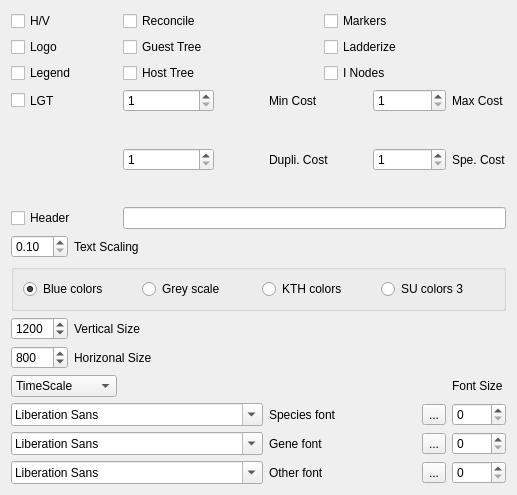
<?xml version="1.0" encoding="UTF-8"?>
<ui version="4.0">
 <class>Parameters</class>
 <widget class="QWidget" name="Parameters">
  <property name="windowModality">
   <enum>Qt::WindowModal</enum>
  </property>
  <property name="geometry">
   <rect>
    <x>0</x>
    <y>0</y>
    <width>517</width>
    <height>495</height>
   </rect>
  </property>
  <property name="windowTitle">
   <string>Parameters</string>
  </property>
  <layout class="QHBoxLayout" name="horizontalLayout">
   <item>
    <layout class="QGridLayout" name="gridLayout">
     <item row="0" column="0">
      <widget class="QCheckBox" name="checkBoxHV">
       <property name="sizePolicy">
        <sizepolicy hsizetype="Minimum" vsizetype="Preferred">
         <horstretch>0</horstretch>
         <verstretch>0</verstretch>
        </sizepolicy>
       </property>
       <property name="toolTip">
        <string extracomment="Swith Horizonal/Vertical orientation"/>
       </property>
       <property name="statusTip">
        <string extracomment="Swith Horizonal/Vertical orientation"/>
       </property>
       <property name="text">
        <string>H/V</string>
       </property>
      </widget>
     </item>
     <item row="0" column="2" colspan="4">
      <widget class="QCheckBox" name="checkBoxReconcile">
       <property name="sizePolicy">
        <sizepolicy hsizetype="Minimum" vsizetype="Preferred">
         <horstretch>0</horstretch>
         <verstretch>0</verstretch>
        </sizepolicy>
       </property>
       <property name="toolTip">
        <string extracomment="Reconcile trees, when gene tree is given as input"/>
       </property>
       <property name="statusTip">
        <string extracomment="Reconcile trees, when gene tree is given as input"/>
       </property>
       <property name="text">
        <string>Reconcile</string>
       </property>
      </widget>
     </item>
     <item row="0" column="6" colspan="3">
      <widget class="QCheckBox" name="checkBoxMarkers">
       <property name="sizePolicy">
        <sizepolicy hsizetype="Minimum" vsizetype="Preferred">
         <horstretch>0</horstretch>
         <verstretch>0</verstretch>
        </sizepolicy>
       </property>
       <property name="toolTip">
        <string extracomment="Activate markers"/>
       </property>
       <property name="statusTip">
        <string extracomment="Activate markers"/>
       </property>
       <property name="text">
        <string>Markers</string>
       </property>
      </widget>
     </item>
     <item row="1" column="0">
      <widget class="QCheckBox" name="checkBoxLogo">
       <property name="sizePolicy">
        <sizepolicy hsizetype="Minimum" vsizetype="Preferred">
         <horstretch>0</horstretch>
         <verstretch>0</verstretch>
        </sizepolicy>
       </property>
       <property name="toolTip">
        <string extracomment="Show PrimeTV logo"/>
       </property>
       <property name="statusTip">
        <string extracomment="Show PrimeTV logo"/>
       </property>
       <property name="text">
        <string>Logo</string>
       </property>
      </widget>
     </item>
     <item row="1" column="2" colspan="4">
      <widget class="QCheckBox" name="checkBoxGuest">
       <property name="sizePolicy">
        <sizepolicy hsizetype="Minimum" vsizetype="Preferred">
         <horstretch>0</horstretch>
         <verstretch>0</verstretch>
        </sizepolicy>
       </property>
       <property name="toolTip">
        <string extracomment="Whether to draw the guest tree or not"/>
       </property>
       <property name="statusTip">
        <string extracomment="Whether to draw the guest tree or not"/>
       </property>
       <property name="text">
        <string>Guest Tree</string>
       </property>
      </widget>
     </item>
     <item row="1" column="6" colspan="4">
      <widget class="QCheckBox" name="checkBoxLadderize">
       <property name="sizePolicy">
        <sizepolicy hsizetype="Minimum" vsizetype="Preferred">
         <horstretch>0</horstretch>
         <verstretch>0</verstretch>
        </sizepolicy>
       </property>
       <property name="toolTip">
        <string extracomment="Ladderize the tree right or left"/>
       </property>
       <property name="statusTip">
        <string extracomment="Ladderize the tree right or left"/>
       </property>
       <property name="text">
        <string>Ladderize</string>
       </property>
      </widget>
     </item>
     <item row="2" column="0" colspan="2">
      <widget class="QCheckBox" name="checkBoxLegend">
       <property name="sizePolicy">
        <sizepolicy hsizetype="Minimum" vsizetype="Preferred">
         <horstretch>0</horstretch>
         <verstretch>0</verstretch>
        </sizepolicy>
       </property>
       <property name="text">
        <string>Legend</string>
       </property>
      </widget>
     </item>
     <item row="2" column="2" colspan="4">
      <widget class="QCheckBox" name="checkBoxHost">
       <property name="sizePolicy">
        <sizepolicy hsizetype="Minimum" vsizetype="Preferred">
         <horstretch>0</horstretch>
         <verstretch>0</verstretch>
        </sizepolicy>
       </property>
       <property name="text">
        <string>Host Tree</string>
       </property>
      </widget>
     </item>
     <item row="2" column="6" colspan="3">
      <widget class="QCheckBox" name="checkBoxINodes">
       <property name="sizePolicy">
        <sizepolicy hsizetype="Minimum" vsizetype="Preferred">
         <horstretch>0</horstretch>
         <verstretch>0</verstretch>
        </sizepolicy>
       </property>
       <property name="text">
        <string>I Nodes</string>
       </property>
      </widget>
     </item>
     <item row="3" column="0">
      <widget class="QCheckBox" name="checkBoxLGT">
       <property name="sizePolicy">
        <sizepolicy hsizetype="Minimum" vsizetype="Preferred">
         <horstretch>0</horstretch>
         <verstretch>0</verstretch>
        </sizepolicy>
       </property>
       <property name="toolTip">
        <string extracomment="Include Horizonal transfer"/>
       </property>
       <property name="statusTip">
        <string extracomment="Include Horizonal transfer"/>
       </property>
       <property name="text">
        <string>LGT</string>
       </property>
      </widget>
     </item>
     <item row="3" column="2" colspan="2">
      <widget class="QSpinBox" name="spinBoxMinCost">
       <property name="enabled">
        <bool>true</bool>
       </property>
       <property name="sizePolicy">
        <sizepolicy hsizetype="Minimum" vsizetype="Preferred">
         <horstretch>0</horstretch>
         <verstretch>0</verstretch>
        </sizepolicy>
       </property>
       <property name="toolTip">
        <string extracomment="Minimum cost of Scenarios allowed"/>
       </property>
       <property name="statusTip">
        <string extracomment="Minimum cost of Scenarios allowed"/>
       </property>
       <property name="minimum">
        <number>1</number>
       </property>
       <property name="maximum">
        <number>20</number>
       </property>
      </widget>
     </item>
     <item row="3" column="5">
      <widget class="QLabel" name="label_8">
       <property name="text">
        <string>Min Cost</string>
       </property>
      </widget>
     </item>
     <item row="3" column="7" colspan="2">
      <widget class="QSpinBox" name="spinBoxMaxCost">
       <property name="enabled">
        <bool>true</bool>
       </property>
       <property name="sizePolicy">
        <sizepolicy hsizetype="Minimum" vsizetype="Preferred">
         <horstretch>0</horstretch>
         <verstretch>0</verstretch>
        </sizepolicy>
       </property>
       <property name="toolTip">
        <string extracomment="Maximum cost of Scenarios allowed"/>
       </property>
       <property name="statusTip">
        <string extracomment="Maximum cost of Scenarios allowed"/>
       </property>
       <property name="minimum">
        <number>1</number>
       </property>
       <property name="maximum">
        <number>20</number>
       </property>
      </widget>
     </item>
     <item row="3" column="9">
      <widget class="QLabel" name="label_9">
       <property name="text">
        <string>Max Cost</string>
       </property>
      </widget>
     </item>
     <item row="4" column="0">
      <spacer name="verticalSpacer">
       <property name="orientation">
        <enum>Qt::Vertical</enum>
       </property>
       <property name="sizeHint" stdset="0">
        <size>
         <width>20</width>
         <height>28</height>
        </size>
       </property>
      </spacer>
     </item>
     <item row="4" column="2" colspan="2">
      <widget class="QSpinBox" name="spinBoxDupliCost">
       <property name="enabled">
        <bool>true</bool>
       </property>
       <property name="toolTip">
        <string extracomment="Cost of a duplication event"/>
       </property>
       <property name="statusTip">
        <string extracomment="Cost of a duplication event"/>
       </property>
       <property name="minimum">
        <number>1</number>
       </property>
       <property name="maximum">
        <number>10</number>
       </property>
      </widget>
     </item>
     <item row="4" column="5" colspan="2">
      <widget class="QLabel" name="label_10">
       <property name="text">
        <string>Dupli. Cost</string>
       </property>
      </widget>
     </item>
     <item row="4" column="7" colspan="2">
      <widget class="QSpinBox" name="spinBoxSpeCost">
       <property name="enabled">
        <bool>true</bool>
       </property>
       <property name="toolTip">
        <string extracomment="Cost of a speciation event"/>
       </property>
       <property name="statusTip">
        <string extracomment="Cost of a speciation event"/>
       </property>
       <property name="minimum">
        <number>1</number>
       </property>
       <property name="maximum">
        <number>10</number>
       </property>
      </widget>
     </item>
     <item row="4" column="9">
      <widget class="QLabel" name="label_11">
       <property name="text">
        <string>Spe. Cost</string>
       </property>
      </widget>
     </item>
     <item row="5" column="0" colspan="2">
      <widget class="QCheckBox" name="checkBoxHeader">
       <property name="sizePolicy">
        <sizepolicy hsizetype="Minimum" vsizetype="Preferred">
         <horstretch>0</horstretch>
         <verstretch>0</verstretch>
        </sizepolicy>
       </property>
       <property name="toolTip">
        <string extracomment="Show this text on the top of  the picture"/>
       </property>
       <property name="statusTip">
        <string extracomment="Show this text on the top of  the picture"/>
       </property>
       <property name="text">
        <string>Header</string>
       </property>
      </widget>
     </item>
     <item row="5" column="2" colspan="8">
      <widget class="QLineEdit" name="lineEditHeaderText">
       <property name="enabled">
        <bool>true</bool>
       </property>
       <property name="sizePolicy">
        <sizepolicy hsizetype="Expanding" vsizetype="Preferred">
         <horstretch>0</horstretch>
         <verstretch>0</verstretch>
        </sizepolicy>
       </property>
      </widget>
     </item>
     <item row="6" column="0">
      <widget class="QDoubleSpinBox" name="doubleSpinBoxTextScale">
       <property name="sizePolicy">
        <sizepolicy hsizetype="Minimum" vsizetype="Preferred">
         <horstretch>0</horstretch>
         <verstretch>0</verstretch>
        </sizepolicy>
       </property>
       <property name="toolTip">
        <string extracomment="Size of text scalation"/>
       </property>
       <property name="statusTip">
        <string extracomment="Size of text scalation"/>
       </property>
       <property name="minimum">
        <double>0.100000000000000</double>
       </property>
       <property name="maximum">
        <double>10.000000000000000</double>
       </property>
       <property name="singleStep">
        <double>0.200000000000000</double>
       </property>
      </widget>
     </item>
     <item row="6" column="1" colspan="2">
      <widget class="QLabel" name="label_2">
       <property name="text">
        <string>Text Scaling</string>
       </property>
      </widget>
     </item>
     <item row="6" column="3" colspan="7">
      <spacer name="horizontalSpacer">
       <property name="orientation">
        <enum>Qt::Horizontal</enum>
       </property>
       <property name="sizeHint" stdset="0">
        <size>
         <width>238</width>
         <height>20</height>
        </size>
       </property>
      </spacer>
     </item>
     <item row="7" column="0" colspan="10">
      <widget class="QGroupBox" name="groupBox">
       <property name="title">
        <string/>
       </property>
       <layout class="QHBoxLayout" name="horizontalLayout_2">
        <item>
         <widget class="QRadioButton" name="radioButtonColor1">
          <property name="text">
           <string>Blue colors</string>
          </property>
          <property name="checked">
           <bool>true</bool>
          </property>
         </widget>
        </item>
        <item>
         <widget class="QRadioButton" name="radioButtonColor4">
          <property name="text">
           <string>Grey scale</string>
          </property>
         </widget>
        </item>
        <item>
         <widget class="QRadioButton" name="radioButtonColor2">
          <property name="text">
           <string>KTH colors</string>
          </property>
         </widget>
        </item>
        <item>
         <widget class="QRadioButton" name="radioButtonColor3">
          <property name="text">
           <string>SU colors 3</string>
          </property>
         </widget>
        </item>
       </layout>
      </widget>
     </item>
     <item row="8" column="0">
      <widget class="QSpinBox" name="spinBoxVerticalSize">
       <property name="sizePolicy">
        <sizepolicy hsizetype="Minimum" vsizetype="Preferred">
         <horstretch>0</horstretch>
         <verstretch>0</verstretch>
        </sizepolicy>
       </property>
       <property name="minimum">
        <number>400</number>
       </property>
       <property name="maximum">
        <number>2200</number>
       </property>
       <property name="singleStep">
        <number>10</number>
       </property>
       <property name="value">
        <number>1200</number>
       </property>
      </widget>
     </item>
     <item row="8" column="1" colspan="2">
      <widget class="QLabel" name="label_3">
       <property name="text">
        <string>Vertical Size</string>
       </property>
      </widget>
     </item>
     <item row="8" column="3" colspan="7">
      <spacer name="horizontalSpacer_4">
       <property name="orientation">
        <enum>Qt::Horizontal</enum>
       </property>
       <property name="sizeHint" stdset="0">
        <size>
         <width>238</width>
         <height>20</height>
        </size>
       </property>
      </spacer>
     </item>
     <item row="9" column="0">
      <widget class="QSpinBox" name="spinBoxHorizontalSize">
       <property name="sizePolicy">
        <sizepolicy hsizetype="Minimum" vsizetype="Preferred">
         <horstretch>0</horstretch>
         <verstretch>0</verstretch>
        </sizepolicy>
       </property>
       <property name="minimum">
        <number>400</number>
       </property>
       <property name="maximum">
        <number>2200</number>
       </property>
       <property name="singleStep">
        <number>10</number>
       </property>
       <property name="value">
        <number>800</number>
       </property>
      </widget>
     </item>
     <item row="9" column="1" colspan="3">
      <widget class="QLabel" name="label_4">
       <property name="text">
        <string>Horizonal Size</string>
       </property>
      </widget>
     </item>
     <item row="9" column="4" colspan="6">
      <spacer name="horizontalSpacer_5">
       <property name="orientation">
        <enum>Qt::Horizontal</enum>
       </property>
       <property name="sizeHint" stdset="0">
        <size>
         <width>228</width>
         <height>20</height>
        </size>
       </property>
      </spacer>
     </item>
     <item row="10" column="0" colspan="2">
      <widget class="QComboBox" name="comboBoxTime">
       <property name="sizePolicy">
        <sizepolicy hsizetype="Preferred" vsizetype="Preferred">
         <horstretch>0</horstretch>
         <verstretch>0</verstretch>
        </sizepolicy>
       </property>
       <item>
        <property name="text">
         <string>TimeScale</string>
        </property>
       </item>
       <item>
        <property name="text">
         <string>NoTimeScale</string>
        </property>
       </item>
       <item>
        <property name="text">
         <string>EdgesByTime</string>
        </property>
       </item>
      </widget>
     </item>
     <item row="10" column="2" colspan="7">
      <spacer name="horizontalSpacer_6">
       <property name="orientation">
        <enum>Qt::Horizontal</enum>
       </property>
       <property name="sizeHint" stdset="0">
        <size>
         <width>188</width>
         <height>20</height>
        </size>
       </property>
      </spacer>
     </item>
     <item row="10" column="9">
      <widget class="QLabel" name="label_13">
       <property name="text">
        <string>Font Size</string>
       </property>
      </widget>
     </item>
     <item row="11" column="0" colspan="5">
      <widget class="QFontComboBox" name="fontComboBoxSpecies">
       <property name="sizePolicy">
        <sizepolicy hsizetype="Preferred" vsizetype="Preferred">
         <horstretch>0</horstretch>
         <verstretch>0</verstretch>
        </sizepolicy>
       </property>
       <property name="fontFilters">
        <set>QFontComboBox::ScalableFonts</set>
       </property>
      </widget>
     </item>
     <item row="11" column="5" colspan="3">
      <widget class="QLabel" name="label_5">
       <property name="text">
        <string>Species font</string>
       </property>
      </widget>
     </item>
     <item row="11" column="8">
      <widget class="QToolButton" name="speciesColor">
       <property name="text">
        <string>...</string>
       </property>
       <property name="icon">
        <iconset>
         <activeoff>:/images/select-by-color-icon.png</activeoff>
        </iconset>
       </property>
      </widget>
     </item>
     <item row="11" column="9">
      <widget class="QSpinBox" name="spinBoxSpeciesFontSize">
       <property name="sizePolicy">
        <sizepolicy hsizetype="Minimum" vsizetype="Preferred">
         <horstretch>0</horstretch>
         <verstretch>0</verstretch>
        </sizepolicy>
       </property>
      </widget>
     </item>
     <item row="12" column="0" colspan="5">
      <widget class="QFontComboBox" name="fontComboBoxGene">
       <property name="sizePolicy">
        <sizepolicy hsizetype="Preferred" vsizetype="Preferred">
         <horstretch>0</horstretch>
         <verstretch>0</verstretch>
        </sizepolicy>
       </property>
       <property name="fontFilters">
        <set>QFontComboBox::ScalableFonts</set>
       </property>
      </widget>
     </item>
     <item row="12" column="5" colspan="2">
      <widget class="QLabel" name="label_6">
       <property name="text">
        <string>Gene font</string>
       </property>
      </widget>
     </item>
     <item row="12" column="8">
      <widget class="QToolButton" name="geneColor">
       <property name="text">
        <string>...</string>
       </property>
       <property name="icon">
        <iconset>
         <activeoff>:/images/select-by-color-icon.png</activeoff>
        </iconset>
       </property>
      </widget>
     </item>
     <item row="12" column="9">
      <widget class="QSpinBox" name="spinBoxGeneFontSize">
       <property name="sizePolicy">
        <sizepolicy hsizetype="Minimum" vsizetype="Preferred">
         <horstretch>0</horstretch>
         <verstretch>0</verstretch>
        </sizepolicy>
       </property>
      </widget>
     </item>
     <item row="13" column="0" colspan="5">
      <widget class="QFontComboBox" name="fontComboBoxAll">
       <property name="sizePolicy">
        <sizepolicy hsizetype="Preferred" vsizetype="Preferred">
         <horstretch>0</horstretch>
         <verstretch>0</verstretch>
        </sizepolicy>
       </property>
       <property name="fontFilters">
        <set>QFontComboBox::ScalableFonts</set>
       </property>
      </widget>
     </item>
     <item row="13" column="5" colspan="2">
      <widget class="QLabel" name="label_12">
       <property name="text">
        <string>Other font</string>
       </property>
      </widget>
     </item>
     <item row="13" column="8">
      <widget class="QToolButton" name="allColor">
       <property name="text">
        <string>...</string>
       </property>
       <property name="icon">
        <iconset>
         <activeoff>:/images/select-by-color-icon.png</activeoff>
        </iconset>
       </property>
      </widget>
     </item>
     <item row="13" column="9">
      <widget class="QSpinBox" name="spinBoxAllFontSize">
       <property name="sizePolicy">
        <sizepolicy hsizetype="Minimum" vsizetype="Preferred">
         <horstretch>0</horstretch>
         <verstretch>0</verstretch>
        </sizepolicy>
       </property>
      </widget>
     </item>
    </layout>
   </item>
  </layout>
 </widget>
 <resources>
  <include location="application.qrc"/>
 </resources>
 <connections>
  <connection>
   <sender>checkBoxHV</sender>
   <signal>stateChanged(int)</signal>
   <receiver>Parameters</receiver>
   <slot>update()</slot>
   <hints>
    <hint type="sourcelabel">
     <x>46</x>
     <y>20</y>
    </hint>
    <hint type="destinationlabel">
     <x>206</x>
     <y>249</y>
    </hint>
   </hints>
  </connection>
  <connection>
   <sender>checkBoxGuest</sender>
   <signal>stateChanged(int)</signal>
   <receiver>Parameters</receiver>
   <slot>update()</slot>
   <hints>
    <hint type="sourcelabel">
     <x>179</x>
     <y>48</y>
    </hint>
    <hint type="destinationlabel">
     <x>206</x>
     <y>249</y>
    </hint>
   </hints>
  </connection>
  <connection>
   <sender>checkBoxHeader</sender>
   <signal>stateChanged(int)</signal>
   <receiver>Parameters</receiver>
   <slot>update()</slot>
   <hints>
    <hint type="sourcelabel">
     <x>57</x>
     <y>172</y>
    </hint>
    <hint type="destinationlabel">
     <x>206</x>
     <y>249</y>
    </hint>
   </hints>
  </connection>
  <connection>
   <sender>checkBoxHost</sender>
   <signal>stateChanged(int)</signal>
   <receiver>Parameters</receiver>
   <slot>update()</slot>
   <hints>
    <hint type="sourcelabel">
     <x>176</x>
     <y>76</y>
    </hint>
    <hint type="destinationlabel">
     <x>206</x>
     <y>249</y>
    </hint>
   </hints>
  </connection>
  <connection>
   <sender>checkBoxINodes</sender>
   <signal>stateChanged(int)</signal>
   <receiver>Parameters</receiver>
   <slot>update()</slot>
   <hints>
    <hint type="sourcelabel">
     <x>319</x>
     <y>76</y>
    </hint>
    <hint type="destinationlabel">
     <x>206</x>
     <y>249</y>
    </hint>
   </hints>
  </connection>
  <connection>
   <sender>checkBoxLadderize</sender>
   <signal>stateChanged(int)</signal>
   <receiver>Parameters</receiver>
   <slot>update()</slot>
   <hints>
    <hint type="sourcelabel">
     <x>327</x>
     <y>48</y>
    </hint>
    <hint type="destinationlabel">
     <x>206</x>
     <y>249</y>
    </hint>
   </hints>
  </connection>
  <connection>
   <sender>checkBoxLegend</sender>
   <signal>stateChanged(int)</signal>
   <receiver>Parameters</receiver>
   <slot>update()</slot>
   <hints>
    <hint type="sourcelabel">
     <x>57</x>
     <y>76</y>
    </hint>
    <hint type="destinationlabel">
     <x>206</x>
     <y>249</y>
    </hint>
   </hints>
  </connection>
  <connection>
   <sender>checkBoxLogo</sender>
   <signal>stateChanged(int)</signal>
   <receiver>Parameters</receiver>
   <slot>update()</slot>
   <hints>
    <hint type="sourcelabel">
     <x>49</x>
     <y>48</y>
    </hint>
    <hint type="destinationlabel">
     <x>206</x>
     <y>249</y>
    </hint>
   </hints>
  </connection>
  <connection>
   <sender>checkBoxMarkers</sender>
   <signal>stateChanged(int)</signal>
   <receiver>Parameters</receiver>
   <slot>update()</slot>
   <hints>
    <hint type="sourcelabel">
     <x>321</x>
     <y>20</y>
    </hint>
    <hint type="destinationlabel">
     <x>206</x>
     <y>249</y>
    </hint>
   </hints>
  </connection>
  <connection>
   <sender>comboBoxTime</sender>
   <signal>currentIndexChanged(int)</signal>
   <receiver>Parameters</receiver>
   <slot>update()</slot>
   <hints>
    <hint type="sourcelabel">
     <x>81</x>
     <y>411</y>
    </hint>
    <hint type="destinationlabel">
     <x>206</x>
     <y>249</y>
    </hint>
   </hints>
  </connection>
  <connection>
   <sender>doubleSpinBoxTextScale</sender>
   <signal>valueChanged(double)</signal>
   <receiver>Parameters</receiver>
   <slot>update()</slot>
   <hints>
    <hint type="sourcelabel">
     <x>49</x>
     <y>206</y>
    </hint>
    <hint type="destinationlabel">
     <x>206</x>
     <y>249</y>
    </hint>
   </hints>
  </connection>
  <connection>
   <sender>fontComboBoxGene</sender>
   <signal>currentFontChanged(QFont)</signal>
   <receiver>Parameters</receiver>
   <slot>update()</slot>
   <hints>
    <hint type="sourcelabel">
     <x>109</x>
     <y>477</y>
    </hint>
    <hint type="destinationlabel">
     <x>206</x>
     <y>249</y>
    </hint>
   </hints>
  </connection>
  <connection>
   <sender>fontComboBoxSpecies</sender>
   <signal>currentFontChanged(QFont)</signal>
   <receiver>Parameters</receiver>
   <slot>update()</slot>
   <hints>
    <hint type="sourcelabel">
     <x>109</x>
     <y>444</y>
    </hint>
    <hint type="destinationlabel">
     <x>206</x>
     <y>249</y>
    </hint>
   </hints>
  </connection>
  <connection>
   <sender>lineEditHeaderText</sender>
   <signal>textEdited(QString)</signal>
   <receiver>Parameters</receiver>
   <slot>update()</slot>
   <hints>
    <hint type="sourcelabel">
     <x>242</x>
     <y>173</y>
    </hint>
    <hint type="destinationlabel">
     <x>206</x>
     <y>249</y>
    </hint>
   </hints>
  </connection>
  <connection>
   <sender>spinBoxDupliCost</sender>
   <signal>valueChanged(int)</signal>
   <receiver>Parameters</receiver>
   <slot>update()</slot>
   <hints>
    <hint type="sourcelabel">
     <x>127</x>
     <y>140</y>
    </hint>
    <hint type="destinationlabel">
     <x>206</x>
     <y>249</y>
    </hint>
   </hints>
  </connection>
  <connection>
   <sender>spinBoxHorizontalSize</sender>
   <signal>valueChanged(int)</signal>
   <receiver>Parameters</receiver>
   <slot>update()</slot>
   <hints>
    <hint type="sourcelabel">
     <x>47</x>
     <y>378</y>
    </hint>
    <hint type="destinationlabel">
     <x>206</x>
     <y>249</y>
    </hint>
   </hints>
  </connection>
  <connection>
   <sender>spinBoxMaxCost</sender>
   <signal>valueChanged(int)</signal>
   <receiver>Parameters</receiver>
   <slot>update()</slot>
   <hints>
    <hint type="sourcelabel">
     <x>290</x>
     <y>107</y>
    </hint>
    <hint type="destinationlabel">
     <x>206</x>
     <y>249</y>
    </hint>
   </hints>
  </connection>
  <connection>
   <sender>spinBoxMinCost</sender>
   <signal>valueChanged(int)</signal>
   <receiver>Parameters</receiver>
   <slot>update()</slot>
   <hints>
    <hint type="sourcelabel">
     <x>127</x>
     <y>107</y>
    </hint>
    <hint type="destinationlabel">
     <x>206</x>
     <y>249</y>
    </hint>
   </hints>
  </connection>
  <connection>
   <sender>spinBoxSpeCost</sender>
   <signal>valueChanged(int)</signal>
   <receiver>Parameters</receiver>
   <slot>update()</slot>
   <hints>
    <hint type="sourcelabel">
     <x>290</x>
     <y>140</y>
    </hint>
    <hint type="destinationlabel">
     <x>206</x>
     <y>249</y>
    </hint>
   </hints>
  </connection>
  <connection>
   <sender>spinBoxVerticalSize</sender>
   <signal>valueChanged(int)</signal>
   <receiver>Parameters</receiver>
   <slot>update()</slot>
   <hints>
    <hint type="sourcelabel">
     <x>47</x>
     <y>340</y>
    </hint>
    <hint type="destinationlabel">
     <x>206</x>
     <y>249</y>
    </hint>
   </hints>
  </connection>
 </connections>
</ui>
